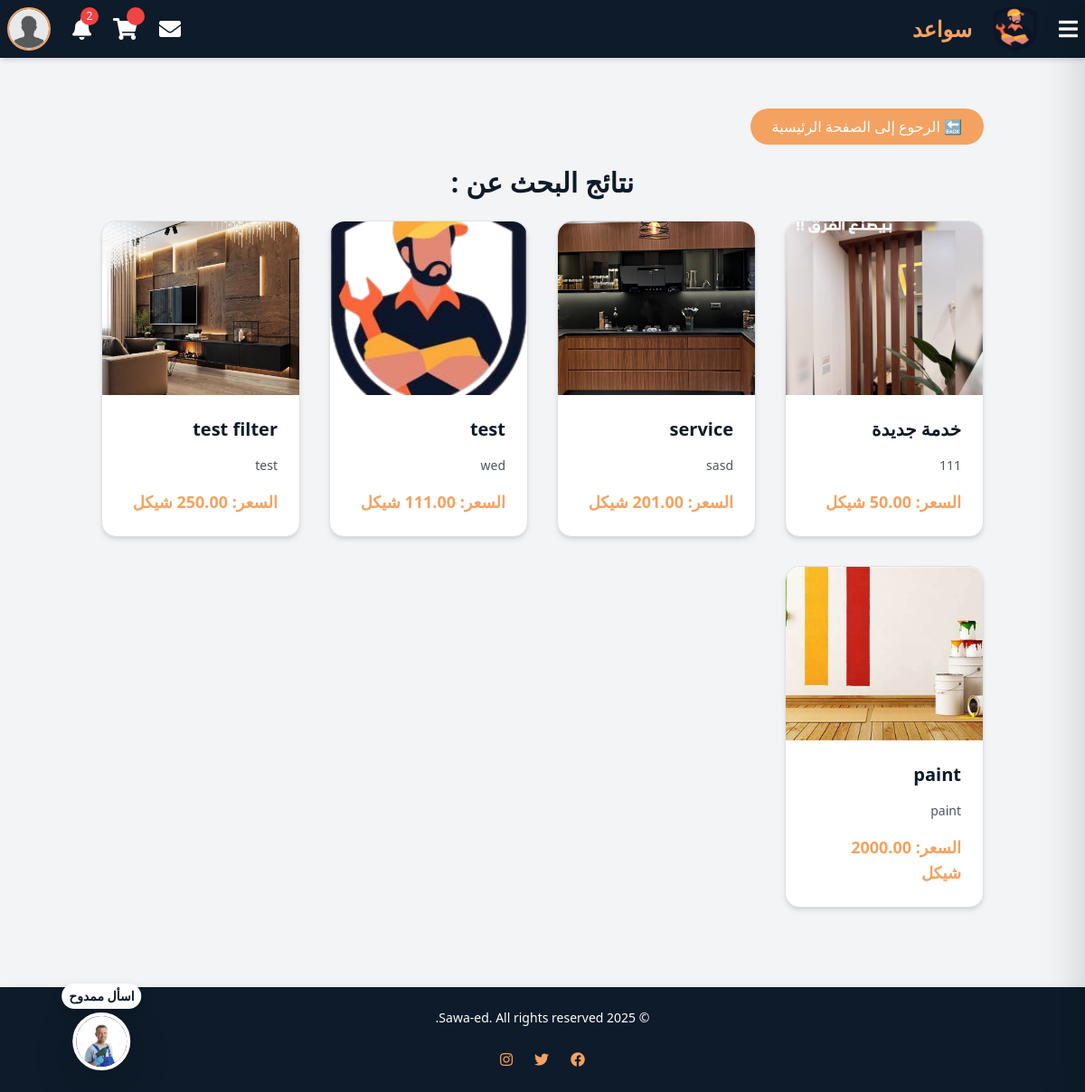
The app's page /search/ (signed in), older data.
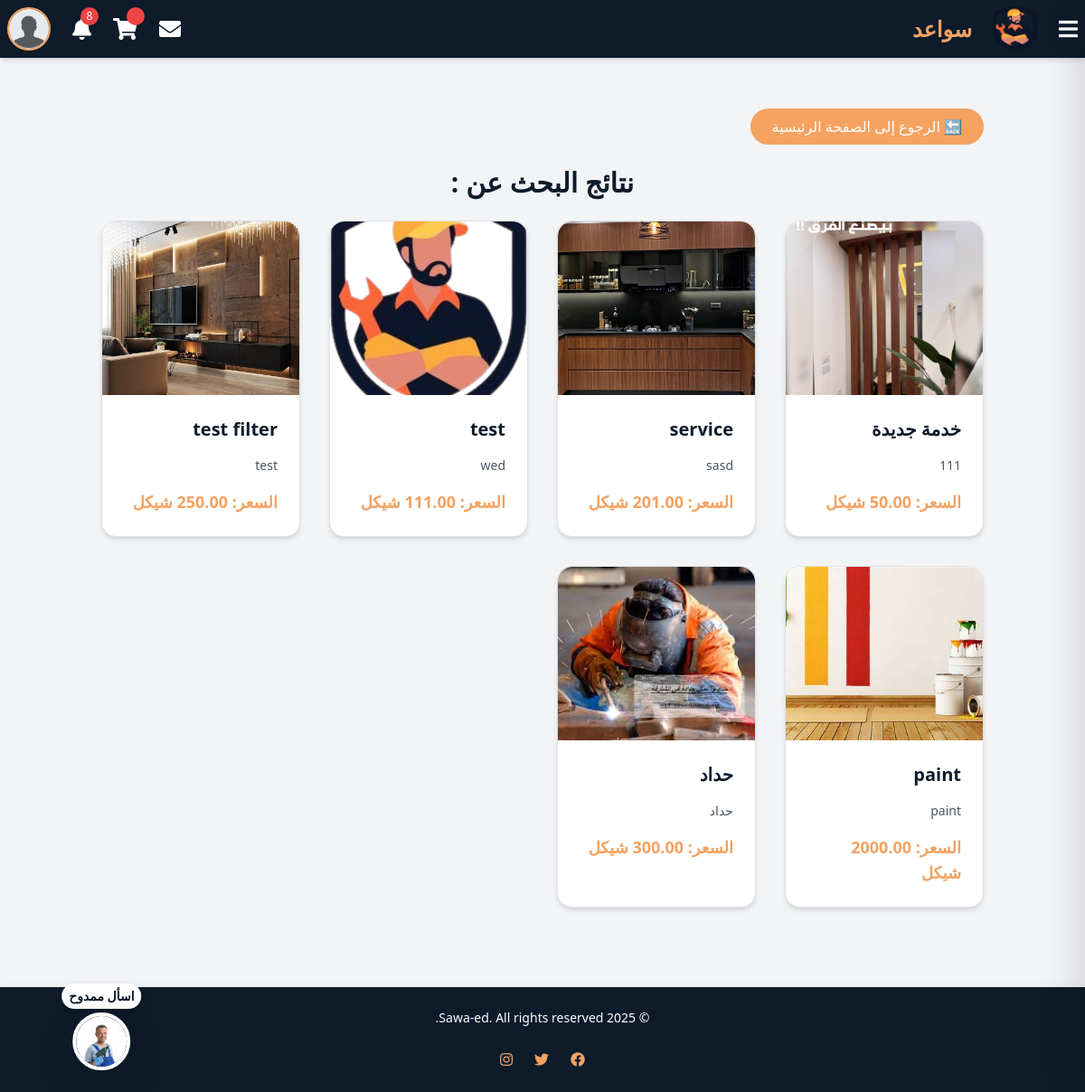
The same page, newer data.
### Sawaed_app/models.py (models this page shows, shortened)
class ServiceListing(models.Model):
    SERVICE_TYPES = [
        ('السباكة', 'السباكة'),
        ('النجارة', 'النجارة'),
        ('الطبخ', 'الطبخ'),
        ('التصوير', 'التصوير'),
        ('الكهرباء', 'الكهرباء'),
        ('التكييف والتبريد', 'التكييف والتبريد'),
        ('التنظيف', 'التنظيف'),
        ('الميكانيكا', 'الميكانيكا'),
        ('الدهان', 'الدهان'),
        ('الحدادة', 'الحدادة'),
        ('التمديدات الصحية', 'التمديدات الصحية'),
        ('البرمجة وتطوير المواقع', 'البرمجة وتطوير المواقع'),
        ('التصميم الجرافيكي', 'التصميم الجرافيكي'),
        ('الترجمة', 'الترجمة'),
        ('الكتابة والتحرير', 'الكتابة والتحرير'),
        ('خدمات أخرى', 'خدمات أخرى'),
    ]
    handyman = models.ForeignKey(
        settings.AUTH_USER_MODEL,
        on_delete=models.CASCADE,
        related_name='services'
    )
    name = models.CharField(max_length=255)
    description = models.TextField()
    price = models.DecimalField(max_digits=10, decimal_places=2)
    image = models.ImageField(upload_to='service_images/', null=True, blank=True)
    service_type = models.CharField(max_length=50, choices=SERVICE_TYPES, null=True, blank=True,default='خدمات أخرى')
    created_at = models.DateTimeField(auto_now_add=True)
    updated_at = models.DateTimeField(auto_now=True)

### Sawaed_app/views.py (the view)
# urls.py: path('search/', views.search_services, name='service_search'),
def search_services(request):
    query = request.GET.get('q', '')
    if query:
        services = ServiceListing.objects.filter(name__icontains=query)
    else:
        services = ServiceListing.objects.all()
    service_types = ServiceListing.SERVICE_TYPES
    return render(request, 'service_search.html', {
        'services': services,
        'service_types': service_types,
        'query': query
    })

### Sawaed_app/context_processors.py (called while the page is built)
def notifications_processor(request):
    if request.user.is_authenticated:
        all_notifications = Notifications.objects.filter(recipient=request.user).order_by('-created_at')
        notifications = all_notifications[:10]
        unread_notifications_count =all_notifications.filter(is_read=False).count()
        return {
            'notifications': notifications,
            'unread_notifications_count': unread_notifications_count,
        }
    return {}

### Sawaed_app/templates/service_search.html
{% extends 'index.html' %}
{% load static %}
{% block content %}
<div class="container mx-auto px-4 py-6" dir="rtl">
  <div class="mb-4">
    <a href="{% url 'userhome' %}" class="inline-block bg-[#f4a261] text-white px-6 py-2 rounded-full font-medium hover:bg-[#e07b4c] transition duration-300">
      🔙 الرجوع إلى الصفحة الرئيسية
    </a>
  </div>
  <h1 class="text-3xl font-bold text-[#0d1b2a] mb-6 text-center">نتائج البحث عن : {{ query }}</h1>
  {% if services %}
    <div class="grid grid-cols-1 sm:grid-cols-2 md:grid-cols-3 lg:grid-cols-4 gap-8">
      {% for service in services %}
      <a href="{% url 'service_detail' service.id service.handyman.id %}" class="block bg-white border border-gray-200 rounded-2xl shadow-md hover:shadow-xl transition duration-300 overflow-hidden hover:scale-105">
        {% if service.image %}
          <img src="{{ service.image.url }}" alt="{{ service.name }}" class="w-full h-48 object-cover rounded-t-2xl">
        {% else %}
          <img src="{% static 'images/placeholder.png' %}" alt="صورة الخدمة" class="w-full h-48 object-cover rounded-t-2xl">
        {% endif %}
        <div class="p-6 space-y-4">
          <h2 class="text-xl font-semibold text-[#0d1b2a]">{{ service.name }}</h2>
          <p class="text-gray-600 text-sm">{{ service.description|truncatechars:100 }}</p>
          <p class="text-[#f4a261] font-bold text-lg">السعر: {{ service.price }} شيكل</p>
        </div>
      </a>
      {% endfor %}
    </div>
  {% else %}
    <p class="text-gray-500 text-center text-lg">ليس هناك اي نتائج للبحث, حاول البحث بكلمات اخرى </p>
  {% endif %}
</div>
{% endblock %}

### Sawaed_app/templates/index.html (shortened to what the changed rows need)
  {% load static %}
  <!DOCTYPE html>
  <html lang="ar" dir="rtl">
  <head>
    <link href="https://cdnjs.cloudflare.com/ajax/libs/font-awesome/5.15.4/css/all.min.css" rel="stylesheet">
      <script src="https://cdn.tailwindcss.com"></script>
      <link rel="stylesheet" href="https://cdnjs.cloudflare.com/ajax/libs/bootstrap/5.1.3/css/bootstrap.min.css" />
      <link rel="stylesheet" href="{% static 'css/style.css' %}">
      <link href="https://cdnjs.cloudflare.com/ajax/libs/font-awesome/5.15.4/css/all.min.css" rel="stylesheet">
  </head>
  <body class="bg-gray-100">
      <nav class="bg-[#0d1b2a] shadow-md p-2 flex justify-between items-center text-white">
        <div class="flex items-center gap-6">
            {% if user.is_authenticated %}
            <div class="relative">
              <button id="notificationsButton" class="text-white hover:text-[#f4a261] transition relative">
                  <i class="fas fa-bell text-2xl"></i>
                  {% if unread_notifications_count > 0 %}
                  <span class="absolute -top-2 -right-2 bg-red-500 text-white text-xs rounded-full w-5 h-5 flex items-center justify-center">
                      {{ unread_notifications_count }}
                  </span>
                  {% endif %}
              </button>
            </div>
            {% endif %}
        </div>
    </nav>
      <main class="flex flex-col items-center justify-center p-8">
          {% block content %}{% endblock %}
      </main>
  </body>
  </html>

Row changes from the older to the newer data that the page shows:
added ServiceListing: image (picture), name "حداد", description "حداد"
Text that changed along with them:
{{ unread_notifications_count }}: "2" → "8"
